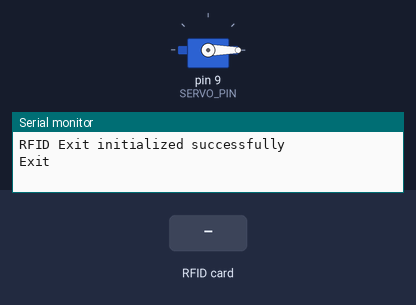
The sketch below on a simulated Arduino Uno, built with avr-gcc and run on an emulated ATmega328P. On the bench: servo, the last lines printed to the serial monitor. The inputs (shaded band) are chosen by the test bench.

Above: at 1.2 s.
1.3 s: RFID card 2A DB F9 3D held to the reader
At 2.3 s:
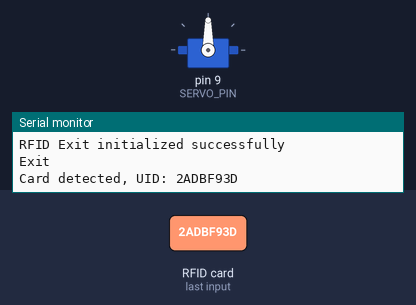
4.3 s: RFID card B1 8B FC 3D held to the reader
At 4.8 s:
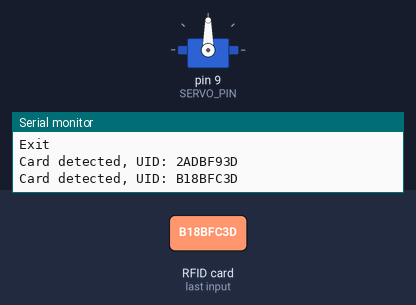
5.8 s: RFID card 44 DC F9 3D held to the reader
At 9.2 s:
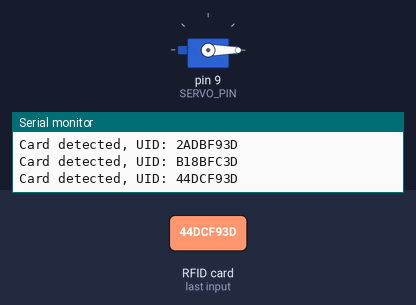
Timing chart, 0 to 10.7 s (numbered marks = the images above; inputs shaded):
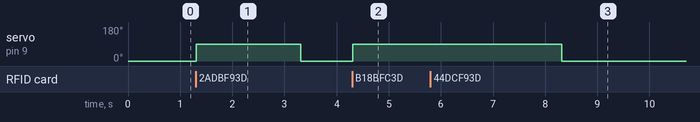

The sketch:

unora.ino
```cpp
#include <SPI.h>
#include <MFRC522.h>
#include <Servo.h>
#include <Wire.h>

#define RST_PIN 5
#define SS_PIN  10
#define SERVO_PIN 9
#define SERVO_OPEN 90
#define SERVO_CLOSE 0

MFRC522 mfrc522(SS_PIN, RST_PIN);
String cardList[13] = {"2ADBF93D", "B18BFC3D", "44DCF93D", "9C93F93D", "D3F4F93D",
                       "EFF2FB3D", "CFF2FB3D", "508CFC3D", "3322FC3D", "135D6A19",
                       "13FD7CE2", "23837DE4", "A965FC3D"};
String tagId = "";

Servo exitServo;

int exitStatus = 0;
int enterStatus = 0;

void setup() {
    Serial.begin(9600); // Serial begin

    SPI.begin();  // Khởi tạo giao tiếp SPI
    mfrc522.PCD_Init();  // Khởi tạo module RFID
    // Check if RFID is responding
    if (!mfrc522.PCD_PerformSelfTest()) {
        Serial.println("RFID Exit initialization failed");
        // You might want to add some error indication on the LCD here
    } else {
        Serial.println("RFID Exit initialized successfully");
    }
    Serial.println("Exit");

    exitServo.attach(SERVO_PIN);  // Gán servo vào chân số 3
    exitServo.write(SERVO_CLOSE);   // Đưa servo về vị trí 0 độ (đóng cửa)
}

void loop() {
    if (isCardDetected()) {
        bool isCardFound = false;
        for (int i = 0; i < 13; i++) {
            if (tagId == cardList[i]) {
                Serial.print("Card detected, UID: ");
                Serial.println(tagId);
                doOpenGate();
                isCardFound = true;
                break;
            }
        }

        if (!isCardFound) {  // Nếu không tìm thấy thẻ hợp lệ
            Serial.println("No card found");
            delay(100);
        }
    }
}

// Hàm mở cửa
void doOpenGate() {
    exitServo.write(SERVO_OPEN);  // Xoay servo 90 độ (mở cửa)
    delay(2000);         // Giữ cửa mở trong 2 giây
    exitServo.write(SERVO_CLOSE);   // Đóng cửa lại
}


// Hàm đọc và lưu UID của thẻ RFID
boolean isCardDetected() {
    // Kiểm tra xem có thẻ mới không
    if (!mfrc522.PICC_IsNewCardPresent()) {
        return false;
    }

    // Đọc UID của thẻ nếu có
    if (!mfrc522.PICC_ReadCardSerial()) {
        return false;
    }

    // Create char array to save UID in String
    char uidStr[9]; // Each byte of UID has 2 hex characters, 4 bytes -> 8 characters + null terminator
    for (uint8_t i = 0; i < 4 && i * 2 < sizeof(uidStr) - 1; i++) {
        sprintf(&uidStr[i * 2], "%02X", mfrc522.uid.uidByte[i]);
    }
    uidStr[8] = '\0';  // Ensure null termination

    tagId = String(uidStr);  // Convert to String
    tagId.toUpperCase();  // Upper case
    mfrc522.PICC_HaltA();  // Stop reading card
    return true;
}
```

cam_exit.ino
```cpp

```

esp8266.ino
```cpp

```

Measured:
- after the input at 1.3 s, servo on pin 9 (SERVO_PIN): 0° → 90° at once, → 0° 2.0 s later
- after the input at 4.3 s, servo on pin 9 (SERVO_PIN): 0° → 90° at once
- after the input at 5.8 s, servo on pin 9 (SERVO_PIN): 90° → 0° after 2.5 s instead of 0.51 s
